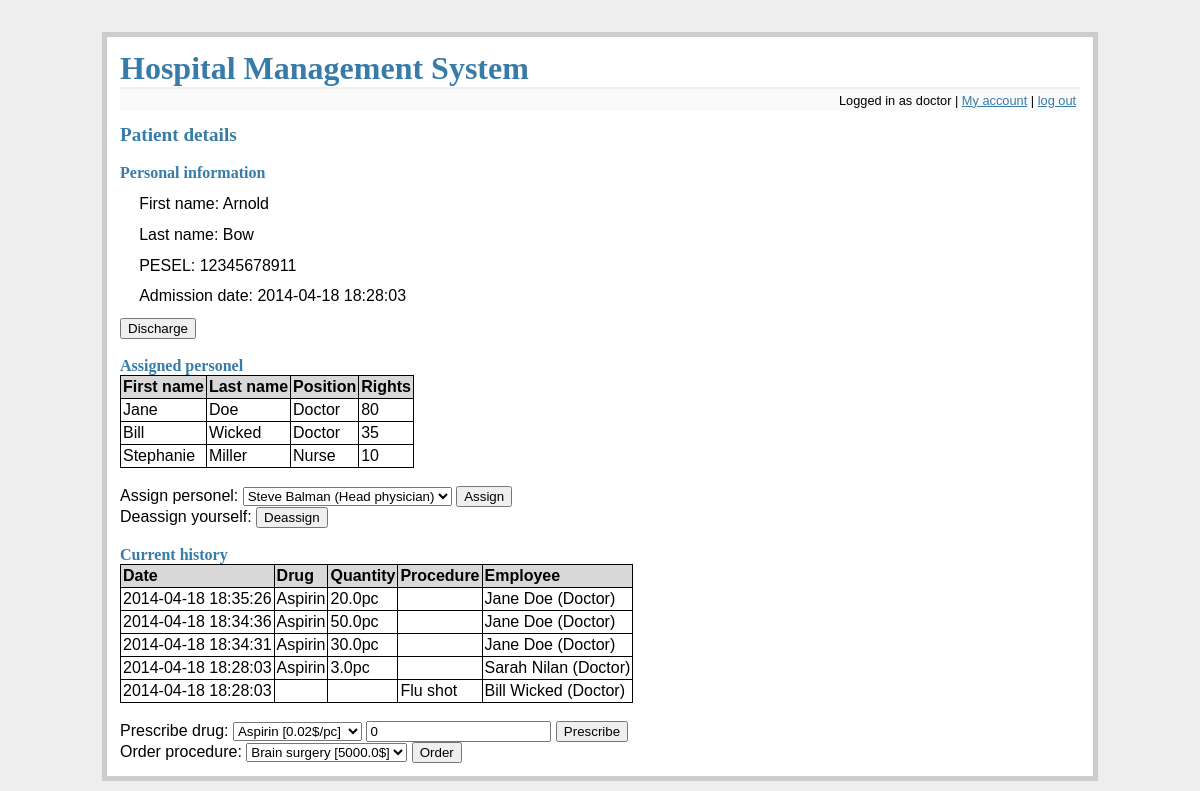
Page /patient_details?patient=12345678911 (signed in) on the committed database.
### tables this page shows
CREATE TABLE patients (
    pesel integer primary key,
    fname text not null,
    lname text not null
);

CREATE TABLE files (
    id integer primary key autoincrement,
    patient_pesel integer not null,
    admission_d datetime not null,
    discharge_d datetime,
    foreign key(patient_pesel) references patients(pesel)
);

CREATE TABLE employees (
    id integer primary key autoincrement,
    fname text not null,
    lname text not null,
    login text not null unique,
    password text not null,
    position_id integer not null,
    employment_d date not null,
    salary integer not null,
    rights integer not null,
    foreign key(position_id) references positions(id)
);

CREATE TABLE positions (
    id integer primary key autoincrement,
    name text not null
);

CREATE TABLE history (
    id integer primary key autoincrement,
    fil_id integer not null,
    entry_d datetime not null,
    employee_id integer not null,
    drug_id integer,
    procedure_id integer,
    drug_quantity float,
    foreign key(fil_id) references files(id),
    foreign key(employee_id) references employees(id),
    foreign key(drug_id) references drugs(id),
    foreign key(procedure_id) references procedures(id)
);

CREATE TABLE drugs (
    id integer primary key autoincrement,
    name text not null,
    quantity float not null,
    unit_id integer not null,
    price float not null,
    min_rights integer not null,
    foreign key(unit_id) references units(id)
);

CREATE TABLE procedures (
    id integer primary key autoincrement,
    name text not null,
    price float not null,
    min_rights integer not null
);

### flaskr.py (the view, shortened to what this page needs)
@app.route('/patient_details', methods=['GET', 'POST'])
def patient_details():
    error = None
    db = get_db()
    position = get_position(db, session['username'])
    if 'logged_in' not in session or not session['logged_in'] or position not in ['Admin', 'Head physician', 'Doctor', 'Nurse']:
        flash('You do not have rights to access this part of website')
        return redirect(url_for('main_screen'))
    if 'patient' not in request.args:
        flash('No patient specified!');
        return redirect(url_for('main_screen'))
    pesel = request.args['patient']
    if position in ['Admin', 'Head physician']:
        details = get_patient_details(db, pesel)
    else:
        details = get_patient_details_if_allowed(db, session['username'], pesel)
        if not details:
            flash('You cannot view this record')
            return redirect(url_for('main_screen'))
    personel = get_assigned_personel_for_patient(db, pesel)
    employees = get_all_medical_personel(db)
    deassign = None
    if (is_assigned(db, pesel, session['username'])):
        deassign = True
    discharge = None
    if position in ['Admin', 'Head physician', 'Doctor']:
        discharge = True
    curr_history = get_current_history(db, pesel)
    avail_drugs = get_all_allowed_drugs(db, session['username'])
    avail_procedures = get_all_allowed_procedures(db, session['username'])
    return render_template('patient_details.html', details=details, personel=personel, employees=employees, error=error, deassign=deassign, allowed_discharge=discharge, curr_history=curr_history, avail_drugs=avail_drugs, avail_procedures=avail_procedures)

### flaskr.py (called while the page is built)
def connect_db():
    rv = sqlite3.connect(app.config['DATABASE'])
    rv.row_factory = sqlite3.Row
    return rv

def get_db():
    if not hasattr(g, 'sqlite_db'):
        g.sqlite_db = connect_db()
    return g.sqlite_db

### tools.py (called while the page is built)
def get_position(db, user):
    cur = db.execute('select p.name from employees as e join positions as p on e.position_id = p.id where e.login = ?', [user])
    res = cur.fetchone()
    return res[0] if res else None

def get_patient_details_if_allowed(db, username, pesel):
    cur = db.execute('select p.fname, p.lname, p.pesel, f.admission_d from patients p join files f on p.pesel = f.patient_pesel join assignments a on a.fil_id = f.id join employees e on e.id = a.employee_id where e.login = ? and f.discharge_d is null and p.pesel = ?', [username, pesel])
    return cur.fetchone()

def get_assigned_personel_for_patient(db, pesel):
    cur = db.execute('select e.fname, e.lname, p.name, e.rights from employees e join positions p on p.id = e.position_id join assignments a on a.employee_id = e.id join files f on f.id = a.fil_id join patients pat on f.patient_pesel = pat.pesel where pat.pesel = ? and f.discharge_d is null order by e.rights desc', [pesel])
    return cur.fetchall()

def get_all_medical_personel(db):
    cur = db.execute('select e.fname || " " || e.lname || " (" || p.name || ")", e.id from employees e join positions p on p.id = e.position_id where p.name in ("Nurse", "Doctor", "Head physician")')
    return cur.fetchall()

def is_assigned(db, pesel, username):
    cur = db.execute('select count(*) from assignments a join employees e on e.id = a.employee_id join files f on f.id = a.fil_id where f.discharge_d is null and f.patient_pesel = ? and e.login = ?', [pesel, username])
    res = cur.fetchone()
    return True if res[0] > 0 else False

def get_current_history(db, pesel):
    cur = db.execute("select h.entry_d, d.name, h.drug_quantity || u.name, pr.name, e.fname || ' ' || e.lname || ' (' || p.name || ')' from history h join files f on f.id = h.fil_id join employees e on e.id = h.employee_id join positions p on p.id = e.position_id left join drugs d on d.id = h.drug_id left join units u on d.unit_id = u.id left join procedures pr on pr.id = h.procedure_id where f.patient_pesel = ? and f.discharge_d is null order by h.entry_d desc", [pesel])
    return cur.fetchall()

### templates/patient_details.html (shortened to what this page needs)
{% extends "layout.html" %}
{% block body %}
    <h2>Patient details</h2>
    <br/>
    <h3>Personal information</h3>
    <ul class=entries>
    <li>First name: {{ details.fname }}
    <li>Last name: {{ details.lname }}
    <li>PESEL: {{ details.pesel }}
    <li>Admission date: {{ details.admission_d }}
    </ul>
    {% if allowed_discharge %}
    <form action="{{ url_for('discharge', patient=details.pesel) }}" method=post>
        <input type=submit value=Discharge>
    </form>
    {% endif %}
    <br/>
    <h3>Assigned personel</h3>
    <table class=dbtable>
    <tr><td>First name<td>Last name<td>Position<td>Rights
    {% for row in personel %}
        <tr>
        {% for d in row %}
            <td>{{ d }}
        {% endfor %}
        </tr>
    {% endfor %}
    </table>
    <br/>
    <form action="{{ url_for('patient_details', patient=details.pesel) }}" method=post>
        <label>Assign personel:
        <select name=new_personel_id>
        {% for emp in employees %}
        <option value={{ emp[1] }}>{{ emp[0] }}</option>
        {% endfor %}
        </select>
        <input type=submit value=Assign>
    </form>
    {% if deassign %}
        <br/>
        <form action="{{ url_for('patient_details', patient=details.pesel) }}" method=post>
            <label>Deassign yourself:
            <input type=submit value=Deassign>
        </form>
    {% endif %}
    <br/><br/>
    <h3>Current history</h3>
    <table class=dbtable>
    <tr><td>Date<td>Drug<td>Quantity<td>Procedure<td>Employee
    {% for row in curr_history %}
        <tr>
        {% for d in row %}
            <td>{% if d %}{{ d }}{% endif %}
        {% endfor %}
        </tr>
    {% endfor %}
    </table>
    <br/>
    <form action="{{ url_for('patient_details', patient=details.pesel) }}" method=post>
        <label>Prescribe drug:
        <select name=presc_drug>
        {% for dr in avail_drugs %}
        <option value={{ dr[0] }}>{{ dr[1] }}</option>
        {% endfor %}
        </select>
        <input type=number step=0.001 name=quantity value=0>
        <input type=submit value=Prescribe>
    </form>
    <form action="{{ url_for('patient_details', patient=details.pesel) }}" method=post>
        <label>Order procedure:
        <select name=ordered_proc>
        {% for pr in avail_procedures %}
        <option value={{ pr[0] }}>{{ pr[1] }}</option>
        {% endfor %}
        </select>
        <input type=submit value=Order>
    </form>
{% endblock %}

### static/style.css (style rules this page uses)
a, h1, h2, h3 { color: #377ba8; }
h1, h2, h3 { font-family: 'Georgia', serif; margin: 0; }
h2 { font-size: 1.2em; }
h3 { font-size: 1em; }
.entries { list-style: none; margin: 0; padding: 0; }
.entries li { margin: 0.8em 1.2em; }
table, table tr, table td { border-spacing: 0px; border: 1px solid black; border-collapse: collapse; }
table td { padding: 2px; }
table.dbtable tr:first-child { background-color: #D8D8D8; font-weight: bold; }

### rows in the picture
patients: fname "Arnold", lname "Bow", pesel "12345678911"
files: admission_d "2014-04-18 18:28:03"
employees: fname "Jane", lname "Doe", row "80"
positions: name "Doctor"
employees: fname "Bill", lname "Wicked", row "35"
employees: fname "Stephanie", lname "Miller", row "10"
positions: name "Nurse"
history: entry_d "2014-04-18 18:35:26", row "20.0pc" "Jane Doe (Doctor)"
drugs: name "Aspirin"
history: entry_d "2014-04-18 18:34:36", row "50.0pc" "Jane Doe (Doctor)"
history: entry_d "2014-04-18 18:34:31", row "30.0pc" "Jane Doe (Doctor)"
history: entry_d "2014-04-18 18:28:03", row "3.0pc" "Sarah Nilan (Doctor)"
history: entry_d "2014-04-18 18:28:03", row "Bill Wicked (Doctor)"
procedures: name "Flu shot"

### other values in the picture
{{ session.username }} "doctor"
form field new_personel_id "Steve Balman (Head physician)"
form field presc_drug "Aspirin [0.02$/pc]"
form field ordered_proc "Brain surgery [5000.0$]"
